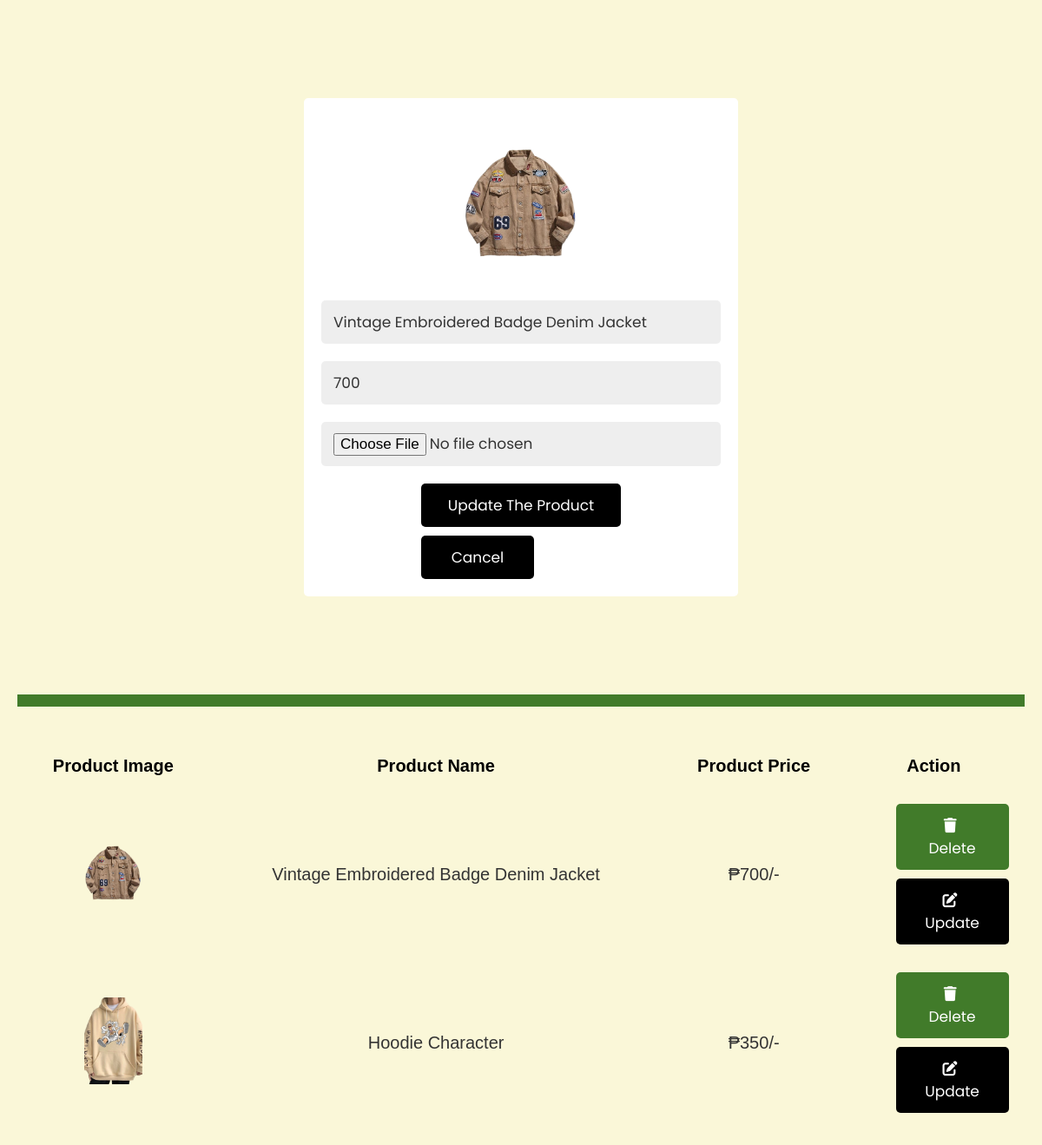
The app's page /admin.php?edit=9 with its own data.
### tables this page shows
CREATE TABLE `products` (
  `id` int(255) NOT NULL,
  `name` varchar(255) NOT NULL,
  `price` varchar(255) NOT NULL,
  `image` varchar(255) NOT NULL
);

### admin.php (the view, shortened to what this page needs)
<?php
@include 'config.php';
?>
<!DOCTYPE html>
<html lang="en">
<head>
   <link rel="stylesheet" href="https://cdnjs.cloudflare.com/ajax/libs/font-awesome/6.0.0/css/all.min.css">
   <link rel="stylesheet" href="css/style.css">
</head>
<body>
<header class="header">
   <div class="flex">
      <nav class="navbar">
         <h1>Classica Apparel</h1>
         <a href="login.php" onclick="return confirmLogout()">Logout</a>
      </nav>
   </div>
</header>
<div class="container">
<section>
<div class="admintext">
   <h2>ADMIN</h2>
</div>
<form action="" method="post" class="add-product-form" enctype="multipart/form-data">
   <h3>add a new product</h3>
</form>
</section>
<section class="display-product-table">
   <table>
      <thead>
         <th>product image</th>
         <th>product name</th>
         <th>product price</th>
         <th>action</th>
      </thead>
      <tbody>
         <?php
            $select_products = mysqli_query($conn, "SELECT * FROM `products`");
            if(mysqli_num_rows($select_products) > 0){
               while($row = mysqli_fetch_assoc($select_products)){
         ?>
         <tr>
            <td><img src="uploaded_img/<?php echo $row['image']; ?>" height="100" alt=""></td>
            <td><?php echo $row['name']; ?></td>
            <td>₱<?php echo $row['price']; ?>/-</td>
            <td>
               <a href="admin.php?delete=<?php echo $row['id']; ?>" class="delete-btn" onclick="return confirm('are your sure you want to delete this?');"> <i class="fas fa-trash"></i> delete </a>
               <a href="admin.php?edit=<?php echo $row['id']; ?>" class="option-btn"> <i class="fas fa-edit"></i> update </a>
            </td>
         </tr>
         <?php
            };
            }else{
               echo "<div class='empty'>no product added</div>";
            };
         ?>
      </tbody>
   </table>
</section>
<section class="edit-form-container">
   <?php
   if(isset($_GET['edit'])){
      $edit_id = $_GET['edit'];
      $edit_query = mysqli_query($conn, "SELECT * FROM `products` WHERE id = $edit_id");
      if(mysqli_num_rows($edit_query) > 0){
         while($fetch_edit = mysqli_fetch_assoc($edit_query)){
   ?>
   <form action="" method="post" enctype="multipart/form-data">
      <img src="uploaded_img/<?php echo $fetch_edit['image']; ?>" height="200" alt="">
      <input type="text" class="box" required name="update_p_name" value="<?php echo $fetch_edit['name']; ?>">
      <input type="number" min="0" class="box" required name="update_p_price" value="<?php echo $fetch_edit['price']; ?>">
      <input type="file" class="box" required name="update_p_image" accept="image/png, image/jpg, image/jpeg">
      <input type="submit" value="update the product" name="update_product" class="btn">
      <input type="reset" value="cancel" id="close-edit" class="option-btn">
   </form>
   <?php
            };
         };
      };
   ?>
</section>
</div>
</body>
</html>

### css/style.css (style rules this page uses)
:root { --blue:#2980b9; --red:tomato; --orange:orange; --black:#333; --blacker:#000000; --white:#fff; --green:#417B2A; --not_white: #FAF7D8; --dirty-white:#e8e5c7; --bg-color:#eee; --dark-bg:rgba(0,0,0,.7); --box-shadow:0 .5rem 1rem rgba(0,0,0,.1); --border:.1rem solid #fff; }
* { font-family: 'Poppins', sans-serif; margin:0; padding:0; box-sizing: border-box; outline: none; border:none; text-decoration: none; text-transform: capitalize; }
html, body { font-size: 62.5%; overflow-x: hidden; margin: 0; padding: 0; width: 100%; height: 100%; background-color: var(--not_white); }
.container { max-width: 1200px; margin:0 auto; }
section { padding:2rem; }
.btn, .option-btn, .delete-btn, .clear-btn { display: block; width: 100%; text-align: center; background-color: #000000; color:var(--white); font-size: 1.7rem; padding:1.2rem 3rem; border-radius: .5rem; cursor: pointer; margin-top: 1rem; margin-left: 25%; width: 50%; }
.option-btn i, .delete-btn i { padding-right: .5rem; }
.option-btn { background-color: #000000; width: 13rem; }
.delete-btn { width: 13rem; margin-top: 0; background-color: #417B2A; }
.header { background-color: #417B2A; position: sticky; top:0; left:0; z-index: 1000; margin: 0 auto; max-height: 1000px; }
.header .flex { display: flex; align-items: center; justify-content: space-between; padding:1.5rem 2rem; max-width: 1200px; margin:0 auto; margin-top: 3rem; }
.header .flex .navbar { display:flex; align-items: center; justify-content: flex-end; white-space: nowrap; margin-top:3rem; }
.header .flex .navbar a { margin-right: 4rem; font-size: 3rem; font-family: sans-serif; color:#000000; margin-bottom: 2rem; }
header .flex .navbar h1 { margin-right: 6rem; margin-left: 6rem; font-size: 3.7rem; margin-top: -2rem; color:#000000; justify-self: flex-start; }
.admintext { color: var(--blacker); margin: 0; font-size: 2rem; text-align: center; padding: 5rem; }
.add-product-form { width: 100%; background-color: #417B2A; padding:2rem; margin:0 auto; }
.add-product-form h3 { font-size: 2.5rem; margin-bottom: 1rem; color:var(--white); text-transform: uppercase; font-weight:normal; text-align: center; margin-top: 6rem; }
.display-product-table table { width: 100%; text-align: center; }
.display-product-table table thead th { padding:1.5rem; font-size: 2rem; font-family: sans-serif; background-color: #FAF7D8; color:#000000; }
.display-product-table table td { padding:1.5rem; font-size: 2rem; font-family: sans-serif; color:var(--black); }
.display-product-table table td:first-child { padding:0; background-color: #FAF7D8; }
.display-product-table table tr:nth-child(even) { background-color: #FAF7D8; }
.edit-form-container { position: fixed; top: 0; left: 0; z-index: 1100; padding: 2rem; display: none; align-items: center; justify-content: center; min-height: 100vh; width: 100%; background-color: var(--not_white); }
.edit-form-container form { width: 50rem; border-radius: .5rem; background-color: var(--white); text-align: center; padding:2rem; }
.edit-form-container form .box { width: 100%; background-color: var(--bg-color); border-radius: .5rem; margin:1rem 0; font-size: 1.7rem; color:var(--black); padding:1.2rem 1.4rem; text-transform: none; }

### records on screen
products: image (picture), name "Vintage Embroidered Badge Denim Jacket", price "700", update_p_name "Vintage Embroidered Badge Denim Jacket", update_p_price "700"
products: image (picture), name "Hoodie Character", price "350"
